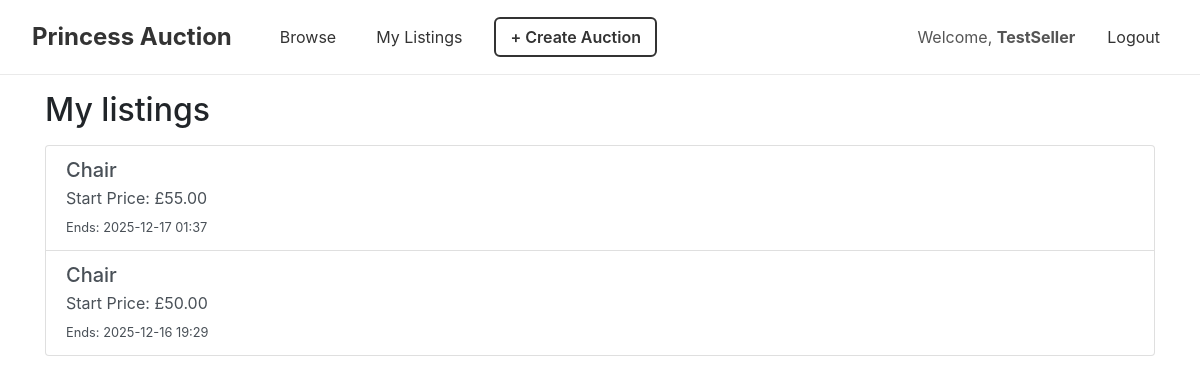
The app's page /mylistings.php (signed in), older data.
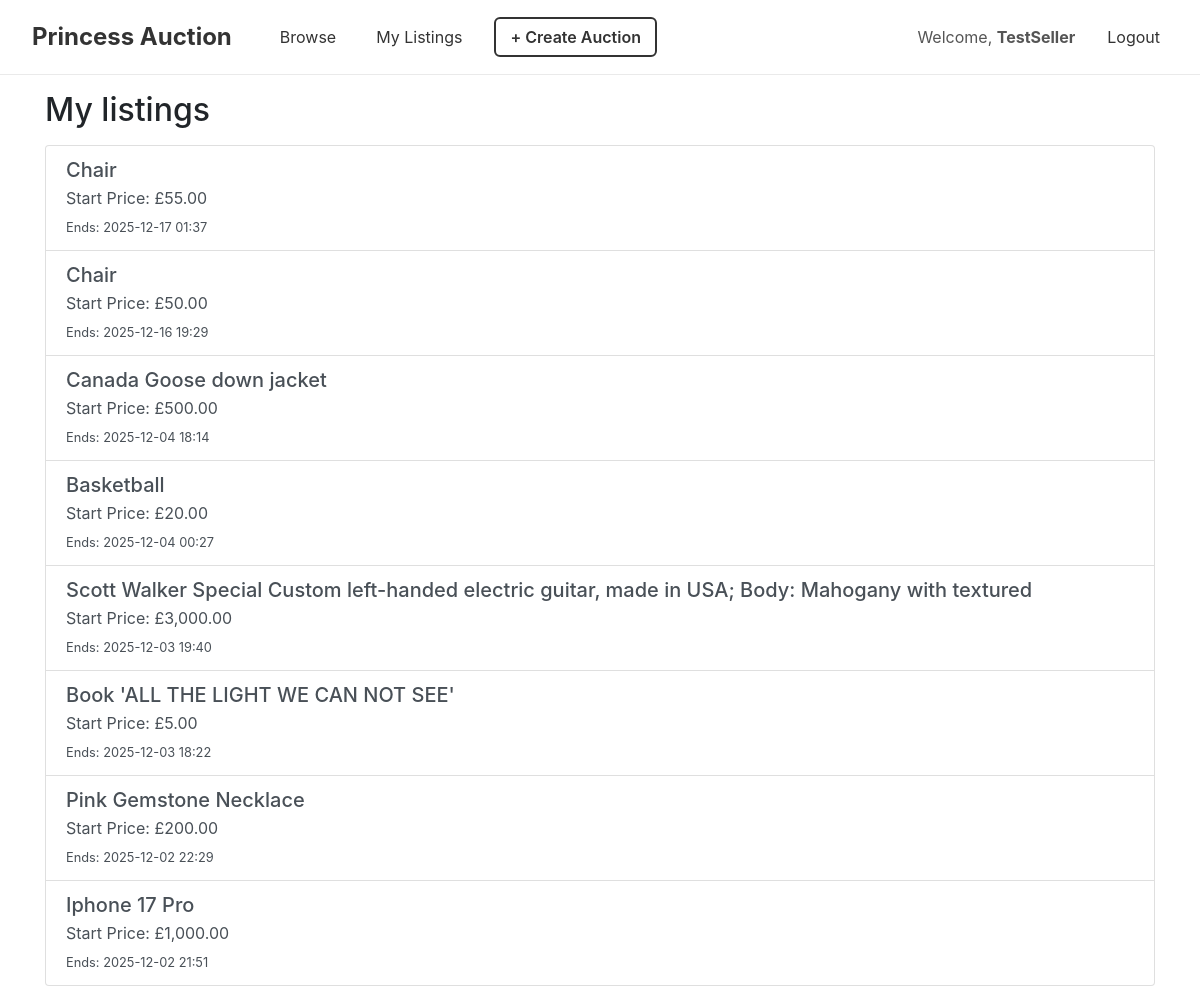
The same page, newer data.
### tables this page shows
CREATE TABLE `auction` (
  `auction_id` int(11) NOT NULL,
  `item_id` int(11) NOT NULL,
  `start_price` decimal(10,2) NOT NULL CHECK (`start_price` > 0),
  `reserve_price` decimal(10,2) NOT NULL CHECK (`reserve_price` >= 0),
  `start_time` datetime DEFAULT current_timestamp(),
  `end_time` datetime NOT NULL,
  `status` enum('Sched','Live','Closed','Unsold') DEFAULT 'Sched'
);

CREATE TABLE `Item` (
  `item_id` int(11) NOT NULL,
  `seller_id` int(11) NOT NULL,
  `category_id` int(11) DEFAULT NULL,
  `title` varchar(255) NOT NULL,
  `description` text DEFAULT NULL,
  `condition` varchar(50) NOT NULL,
  `date_created` datetime DEFAULT current_timestamp()
);

### mylistings.php (the view, shortened to what this page needs)
<?php include_once("header.php")?>
<div class="container">
<h2 class="my-3">My listings</h2>
<?php
$seller_id = $_SESSION['user_id'];
?>
<?php
$conn = connectDB();
$sql = "
    SELECT
        Item.item_id,
        Item.title,
        Item.description,
        Auction.start_price,
        Auction.end_time
    FROM Item
    JOIN Auction ON Item.item_id = Auction.item_id
    WHERE Item.seller_id = ?
    ORDER BY Auction.end_time DESC;
";
$stmt = $conn->prepare($sql);
$stmt->bind_param("i", $seller_id);
$stmt->execute();
$result = $stmt->get_result();
?>
  <?php
if ($result->num_rows === 0) {
    echo '<div class="alert alert-info">You have not created any listings yet.</div>';
} else {
    echo '<div class="list-group">';
    while ($row = $result->fetch_assoc()) {
        $item_id = $row['item_id'];
        $title = htmlspecialchars($row['title']);
        $price = number_format($row['start_price'], 2);
        $end_time = date("Y-m-d H:i", strtotime($row['end_time']));
        echo '
        <a href="listing.php?item_id=' . $item_id . '" class="list-group-item list-group-item-action">
            <h5 class="mb-1">' . $title . '</h5>
            <p class="mb-1">Start Price: £' . $price . '</p>
            <small>Ends: ' . $end_time . '</small>
        </a>';
    }
    echo '</div>';
}
?>
<?php include_once("footer.php"); ?>

Row changes from the older to the newer data that the page shows:
added auction: item.title "Canada Goose down jacket", start_price "500.00", end_time "2025-12-04 18:14"
added auction: item.title "Basketball", start_price "20.00", end_time "2025-12-04 00:27"
added auction: item.title "Scott Walker Special Custom left-handed electric guitar, made in USA; Body: Mahogany with textured", start_price "3,000.00", end_time "2025-12-03 19:40"
added auction: item.title "Book 'ALL THE LIGHT WE CAN NOT SEE'", start_price "5.00", end_time "2025-12-03 18:22"
added auction: item.title "Pink Gemstone Necklace", start_price "200.00", end_time "2025-12-02 22:29"
added auction: item.title "Iphone 17 Pro", start_price "1,000.00", end_time "2025-12-02 21:51"
